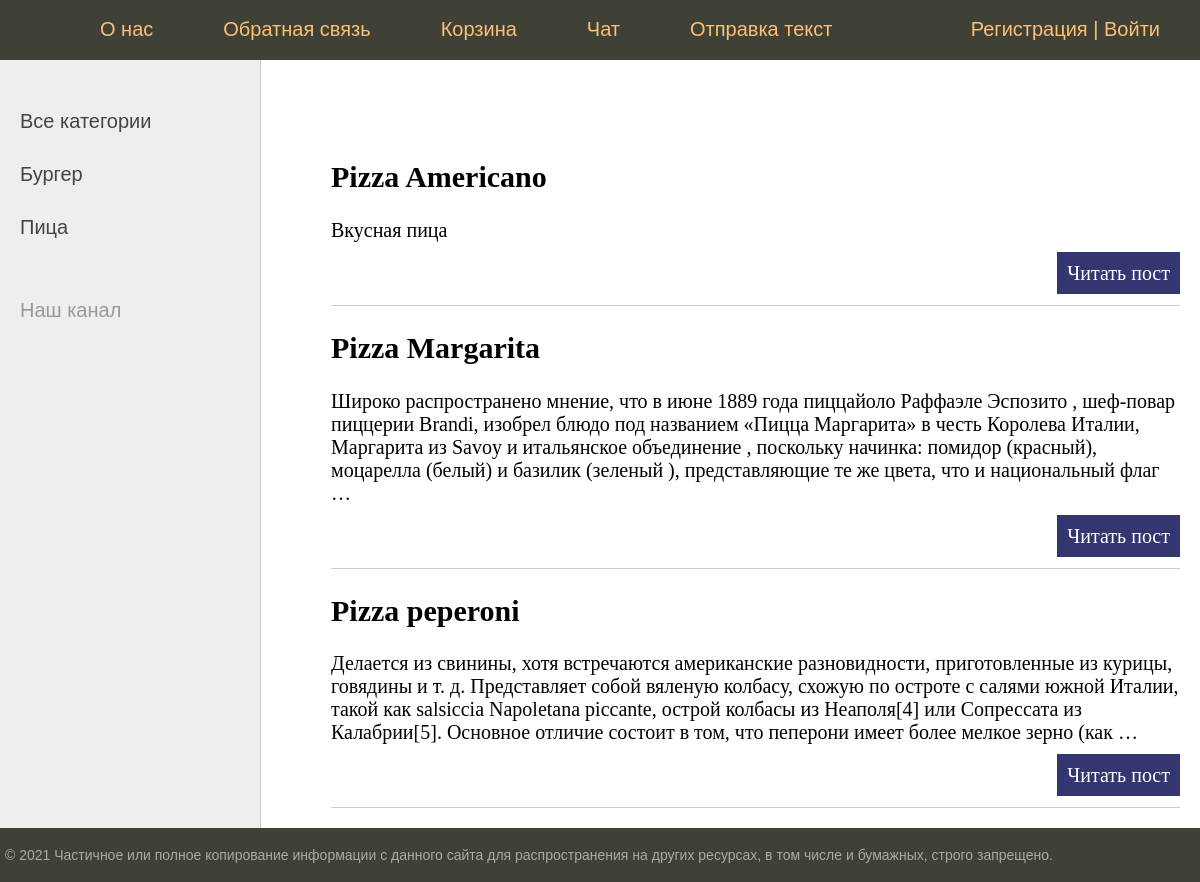
Page /category/1/ on the committed database.
### core/models.py (models this page shows, shortened)
class Category(models.Model):
    name = models.CharField(max_length=100, db_index=True, verbose_name="Категория")
    slug = models.SlugField(max_length=255, unique=True, null=True, db_index=True, verbose_name="URL")
    def get_absolute_url(self):
        return reverse('category', kwargs={'cat_id': self.pk})
    class Meta:
        verbose_name = "Категория"
        verbose_name_plural = 'Категория'
        ordering = ['name']

class Food(models.Model):
    title = models.CharField(max_length=255, verbose_name="Названия")
    content = models.TextField(blank=True, verbose_name="Описания")
    price = models.IntegerField(null=True, verbose_name="Цена")
    slug = models.SlugField(max_length=255, unique=True, null=True, db_index=True, verbose_name="URL")
    photo = models.ImageField(upload_to='photos/%Y/%m/%d', verbose_name="Фото")
    time_create = models.DateTimeField(auto_now_add=True, verbose_name="Время создание")
    time_upload = models.DateTimeField(auto_now=True, verbose_name="Время изменения")
    category = models.ForeignKey('Category', on_delete=models.PROTECT, null=True, verbose_name="Категория")
    def get_absolute_url(self):
        return reverse('post', kwargs={'post_slug': self.slug})
    class Meta:
        verbose_name = "Меню"
        verbose_name_plural = 'Меню'
        ordering = ['title']

### core/views.py (the view)
# urls.py: path('category/<int:cat_id>/', ShowCategory.as_view(), name='category'),
class ShowCategory(DataMixin, ListView):  # ListView - отображения списка объектов модели в шаблоне.
    model = Food
    template_name = 'core/index.html'
    context_object_name = 'posts'
    def get_queryset(self):
        cat_id = self.kwargs.get('cat_id')
        return Food.objects.filter(category_id=cat_id)
    def get_context_data(self, *, object_list=None, **kwargs):
        context = super().get_context_data(**kwargs)
        c = Category.objects.get(pk=self.kwargs['cat_id'])
        c_def = self.get_user_context(title='Категория -' + str(c.name),
                                      cat_selected=c.pk)
        return context | c_def

### core/utils.py (called while the page is built)
    def get_user_context(self, **kwargs):
        context = kwargs
        cats = cache.get("cats")
        if not cats:
            cats = Category.objects.all()
            cache.set("cats", cats, 15)
        user_menu = menu.copy()
        if not self.request.user.is_authenticated:
            user_menu.pop(1)
        context['menu'] = user_menu
        context['cats'] = cats
        if 'cat_selected' not in context:
            context['cat_selected'] = 0
        return context

### core/templates/core/index.html (shortened to what this page needs)
{% extends 'core/base.html' %}
{% block content %}
<ul class="list-articles">
	{% for p in posts %}
			<li><h2>{{p.title}}</h2>
	{% autoescape on %}
	{{p.content|linebreaks|truncatewords:50}}
	{% endautoescape %}
			<p class="link-read-post"><a href="{{ p.get_absolute_url }}">Читать пост</a></p>
			</li>
	{% endfor %}
</ul>
{% endblock %}

### core/templates/core/base.html (shortened to what this page needs)
{% load static %}
<!DOCTYPE html>
<html>
<head>
	<link type="text/css" href="{% static 'core/css/styles.css' %}" rel="stylesheet" />
</head>
<body>
<table class="table-page" border=0 cellpadding="0" cellspacing="0">
<tr><td valign=top>
{% block mainmenu %}
		<div class="header">
			<ul id="mainmenu" class="mainmenu">
			<li class="logo"><a href="{% url 'home' %}"><div class="logo"></div></a></li>
{% for m in menu %}
		<li><a href="{% url m.url_name %}">{{m.title}}</a></li>
{% endfor %}
			{% if request.user.is_authenticated %}
			<li class="last"> {{user.username}} | <a href="{% url 'logout' %}">Выйти</a></li>
			{% else %}
			<li class="last"><a href="{% url 'register' %}">Регистрация</a> | <a href="{% url 'login' %}">Войти</a></li>
			{% endif %}
			</ul>
		</div>
{% endblock mainmenu %}
<table class="table-content" border=0 cellpadding="0" cellspacing="0">
<tr>
	<td valign="top" class="left-chapters">
	<ul id="leftchapters">
{% if cat_selected == 0 %}
		<li class="selected">Все категории</li>
{% else %}
		<li><a href="{% url 'home' %}">Все категории</a></li>
{% endif %}
{% for c in cats %}
		{% if c.slug == cat_selected %}
			<li class="selected">{{c.name}}</li>
		{% else %}
			<li><a href="{{ c.get_absolute_url }}">{{c.name}}</a></li>
		{% endif %}
{% endfor %}
		<li class="share">
		<p>Наш канал</p>
		<a class="share-yt" href="https://www.youtube.com/channel/UClJzWfGWuGJL2t-3dYKcHTA/playlists" target="_blank" rel="nofollow"></a>
		</li>
	</ul>
</td>
<td valign="top" class="content">
	<div class="content-text">
	{% block content %}
	{% endblock %}
	</div>
</td></tr></table>
</td></tr>
<tr><td valign=top>
	<div id="footer">
		<p>&copy; 2021 Частичное или полное копирование информации с данного сайта для распространения на других ресурсах, в том числе и бумажных, строго запрещено.</p>
	</div>
</td></tr></table>
</body>
</html>

### core/static/core/css/styles.css (style rules this page uses)
html, body { font-family: 'Arial'; margin: 0; padding: 0; height: 100%; width: 100%; color: #444; }
a { color: #0059b2; text-decoration: none; }
p.link-read-post { text-align: right; }
p.link-read-post a { padding: 10px; min-width: 100px; background: #333671; color: #fff; text-decoration: none; }
ul.list-articles { list-style: none; margin: 0; padding: 0; }
ul.list-articles li { border-bottom: 1px solid #ccc; }
.table-page { width: 100%; height: 100%; vertical-align: top; }
.table-page tr { height: 100%; }
.header { background: #3F4137; height: 60px; }
.logo { background: url('../images/logo.png') no-repeat 10px 5px; width: 70px; height: 60px; }
ul.mainmenu { list-style: none; margin: 0; padding: 0; height: 60px; color: #fdc073; font-size: 20px; overflow: hidden; }
ul.mainmenu li { float: left; margin: 18px 40px 0 30px; }
ul.mainmenu li.logo { margin: 0; }
ul.mainmenu li.last { float: right; }
ul.mainmenu li a { color: #fdc073; text-decoration: none; }
.table-content { width: 100%; min-height: 100%; height: 100%; }
.left-chapters { margin: 0; background: #eee; border-right: 1px solid #ccc; min-height: 100%; }
.left-chapters ul { width: 230px; min-height: 100%; margin: 0; padding: 20px 10px 10px 20px; list-style: none; font-size: 20px; }
.left-chapters ul li { margin: 30px 0 0 0; color: #999; }
.left-chapters ul li a { color: #444; text-decoration: none; }
.left-chapters ul li.share { margin: 60px 0 0 0; }
.left-chapters ul li.share p { margin: 30px 0 30px 0; }
.left-chapters ul li.share a { display: inline-block; width: 40px; height: 40px; margin: 0 20px 0 0; }
.left-chapters ul li.share a.share-yt { width: 100%; height: 30px; background: url('../images/share_yt.png') no-repeat 0 0 }
.content { padding: 40px 20px 20px 40px; width: 100%; box-sizing: border-box; }
.content-text { margin: 60px 0 0 30px; color: #000; font-size: 20px; font-family: Yandex Sans Display Light; }
#footer { box-sizing: border-box; background: #3F4137; padding: 5px; color: #aaa; font-size: 14px; font-family: Verdana, Geneva, Arial, Helvetica; text-align: left; overflow: hidden; }

### rows in the picture
Category: name "Бургер"
Category: name "Пица"
Food: title "Pizza Americano", content "Вкусная пица"
Food: title "Pizza Margarita", content "Широко распространено мнение, что в июне 1889 года пиццайоло Раффаэле Эспозито , шеф-повар пиццерии Brandi, изобрел блюдо под названием «Пицца Маргарита» в честь Королева Италии, Маргарита из Savoy и итальянское объединение , поскольку начинка: помидор (красный), моцарелла (белый) и базилик (зеленый ), представляющие те же цвета, что и национальный флаг …"
Food: title "Pizza peperoni", content "Делается из свинины, хотя встречаются американские разновидности, приготовленные из курицы, говядины и т. д. Представляет собой вяленую колбасу, схожую по остроте с салями южной Италии, такой как salsiccia Napoletana piccante, острой колбасы из Неаполя[4] или Сопрессата из Калабрии[5]. Основное отличие состоит в том, что пеперони имеет более мелкое зерно (как …"

### other values in the picture
{{ m.title }} "О нас" "Обратная связь" "Корзина" "Чат" "Отправка текст"
